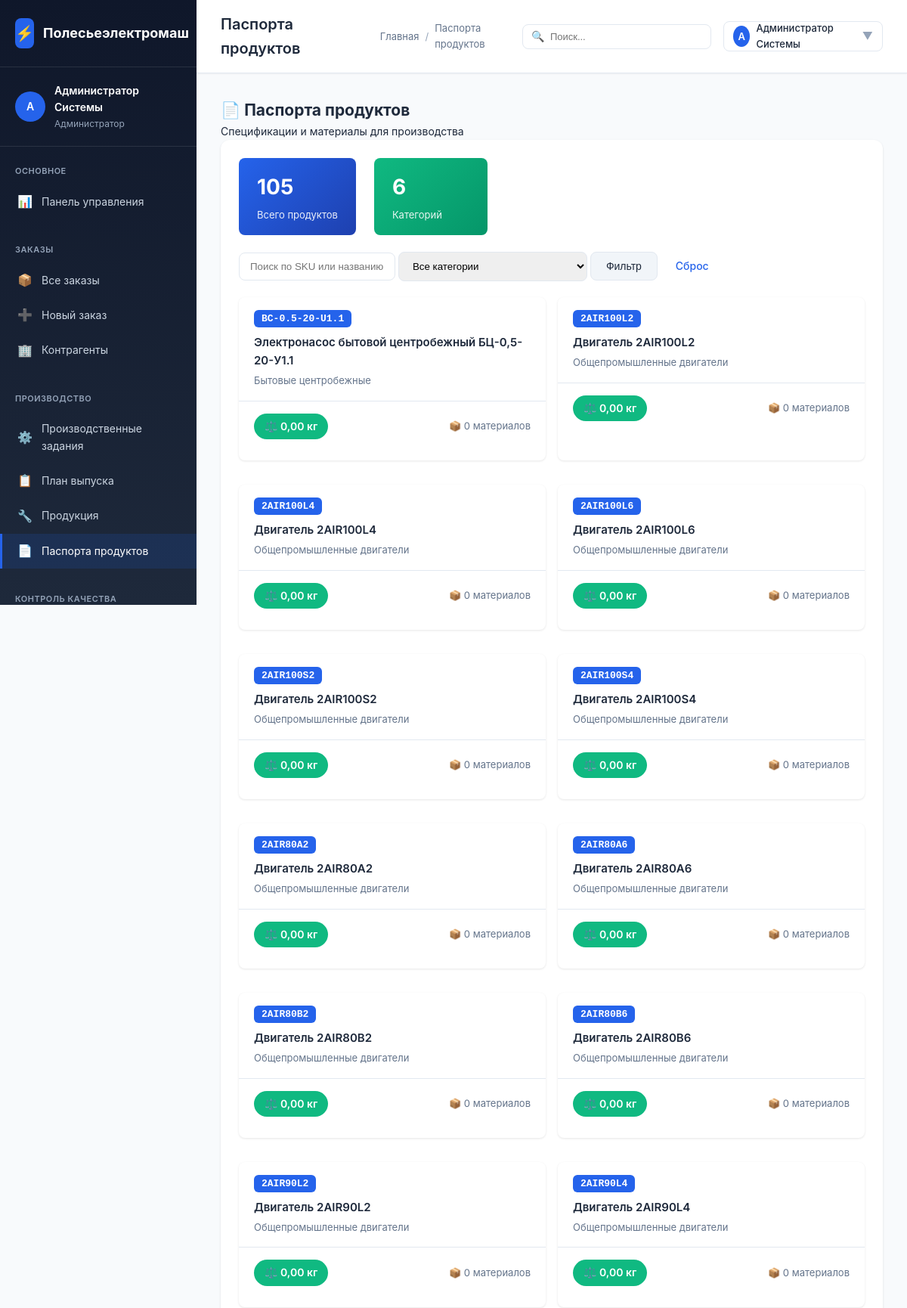
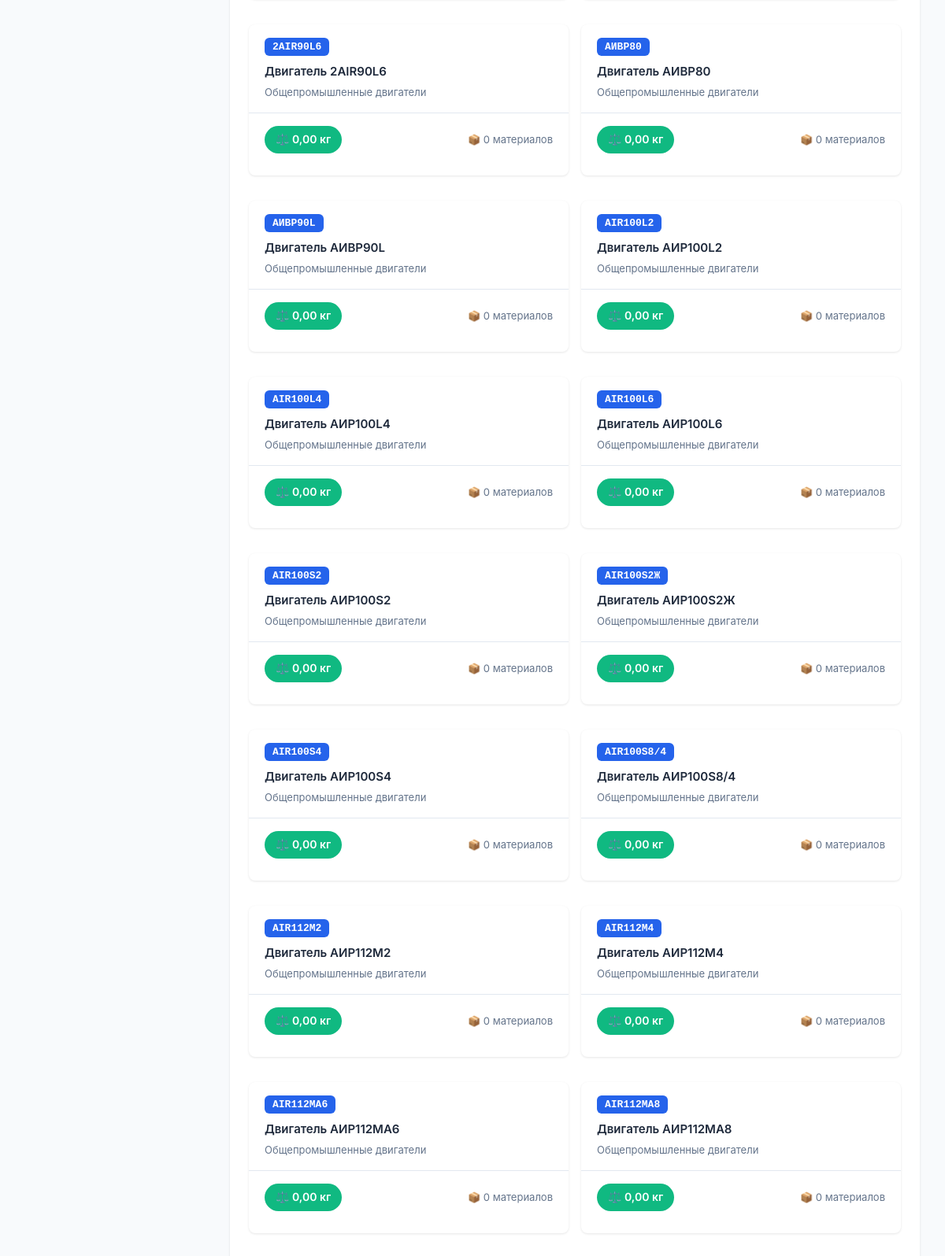
The page /polesie/modules/products/passports.php (signed in, upper part) on the database its author committed (2 pictures, top to bottom).
### tables this page shows
CREATE TABLE `users` (
  `id` INT AUTO_INCREMENT PRIMARY KEY,
  `username` VARCHAR(50) NOT NULL UNIQUE,
  `password_hash` VARCHAR(255) NOT NULL,
  `full_name` VARCHAR(100) NOT NULL,
  `email` VARCHAR(100),
  `role_id` INT,
  `is_active` BOOLEAN DEFAULT TRUE,
  `created_at` TIMESTAMP DEFAULT CURRENT_TIMESTAMP,
  CONSTRAINT `fk_users_role` FOREIGN KEY (`role_id`) REFERENCES `user_roles`(`id`) ON DELETE SET NULL
);

CREATE TABLE `user_roles` (
  `id` INT AUTO_INCREMENT PRIMARY KEY,
  `name` VARCHAR(100) NOT NULL,
  `code` VARCHAR(50) NOT NULL UNIQUE,
  `description` TEXT,
  `permissions` JSON
);

CREATE TABLE `products` (
  `id` INT AUTO_INCREMENT PRIMARY KEY,
  `article` VARCHAR(50) NOT NULL UNIQUE,
  `name` VARCHAR(200) NOT NULL,
  `category_id` INT,
  `base_unit_id` INT,
  `specifications` JSON,
  `image` VARCHAR(255),
  `base_price` DECIMAL(15,2),
  `currency` CHAR(3) DEFAULT 'BYN',
  `is_active` BOOLEAN DEFAULT TRUE,
  `created_at` TIMESTAMP DEFAULT CURRENT_TIMESTAMP,
  CONSTRAINT `fk_prod_category` FOREIGN KEY (`category_id`) REFERENCES `product_categories`(`id`) ON DELETE SET NULL,
  CONSTRAINT `fk_prod_unit` FOREIGN KEY (`base_unit_id`) REFERENCES `base_units`(`id`) ON DELETE SET NULL
);

CREATE TABLE `product_categories` (
  `id` INT AUTO_INCREMENT PRIMARY KEY,
  `parent_id` INT,
  `name` VARCHAR(100) NOT NULL,
  `name_ru` VARCHAR(100),
  `code` VARCHAR(50) UNIQUE,
  `description` TEXT,
  CONSTRAINT `fk_prod_cat_parent` FOREIGN KEY (`parent_id`) REFERENCES `product_categories`(`id`) ON DELETE CASCADE
);

### polesie/config/config.php (called while the page is built, shortened)
<?php
function getDbConnection() {
    static $pdo = null;
    if ($pdo === null) {
        try {
            $dsn = "mysql:host=" . DB_HOST . ";dbname=" . DB_NAME . ";charset=" . DB_CHARSET;
            $options = [
                PDO::ATTR_ERRMODE => PDO::ERRMODE_EXCEPTION,
                PDO::ATTR_DEFAULT_FETCH_MODE => PDO::FETCH_ASSOC,
                PDO::ATTR_EMULATE_PREPARES => false,
            ];
            $pdo = new PDO($dsn, DB_USER, DB_PASS, $options);
        } catch (PDOException $e) {
            die("Ошибка подключения к базе данных: " . $e->getMessage());
        }
    }
    return $pdo;
}
function e($string) {
    return htmlspecialchars($string ?? '', ENT_QUOTES, 'UTF-8');
}
function getCurrentUser() {
    static $user = null;
    if ($user === null) {
        $pdo = getDbConnection();
        $stmt = $pdo->prepare("
            SELECT u.*, r.code as role_code, r.name as role_name
            FROM users u
            JOIN user_roles r ON u.role_id = r.id
            WHERE u.id = ? AND u.is_active = TRUE
        ");
        $stmt->execute([$_SESSION['user_id']]);
        $user = $stmt->fetch();
    }
    return $user;
}
function asset($path) {
    $path = ltrim($path, '/');
    return APP_URL . '/' . $path;
}
function pageUrl($path) {
    $path = ltrim($path, '/');
    return APP_URL . '/' . $path;
}

### polesie/modules/products/passports.php (the view, shortened to what this page needs)
<?php
require_once __DIR__ . '/../../config/config.php';
$user = getCurrentUser();
$pdo = getDbConnection();
$pageTitle = 'Паспорта продуктов';
$search = $_GET['search'] ?? '';
$query = "
    SELECT
        pp.id as passport_id,
        p.id as product_id,
        p.article as sku,
        p.name as product_name,
        pc.name as category_name,
        pc.code as category_code,
        pp.total_weight_kg,
        pp.warranty_months,
        pp.is_serial_tracked,
        pp.production_notes,
        pp.quality_requirements,
        p.specifications
    FROM products p
    LEFT JOIN product_passports pp ON pp.product_id = p.id
    LEFT JOIN product_categories pc ON p.category_id = pc.id
    WHERE p.is_active = TRUE
";
$params = [];
$query .= " ORDER BY pc.name, p.name";
$stmt = $pdo->prepare($query);
$stmt->execute($params);
$passports = $stmt->fetchAll();
$catQuery = "SELECT DISTINCT pc.code, pc.name
             FROM product_categories pc
             JOIN products p ON p.category_id = pc.id
             WHERE p.is_active = TRUE
             ORDER BY pc.name";
$categories = $pdo->query($catQuery)->fetchAll();
$totalProducts = count($passports);
?>
<!DOCTYPE html>
<html lang="ru">
<head>
    <link rel="stylesheet" href="<?= asset('assets/css/style.css') ?>">
</head>
<body>
    <div class="app-container">
        <?php include BASE_PATH . '/includes/sidebar.php'; ?>
        <div class="main-content">
            <?php include BASE_PATH . '/includes/topbar.php'; ?>
            <div class="content-area">
                <div class="content">
                    <div class="page-header">
                        <div class="page-header-title">
                            <h2>📄 Паспорта продуктов</h2>
                            <p>Спецификации и материалы для производства</p>
                        </div>
                    </div>
                    <div class="card">
                        <div class="card-body">
                            <div class="stats-bar">
                                <div class="stat-item">
                                    <div class="stat-value"><?= $totalProducts ?></div>
                                    <div class="stat-label">Всего продуктов</div>
                                </div>
                                <div class="stat-item" style="background: linear-gradient(135deg, #10b981, #059669);">
                                    <div class="stat-value"><?= count($categories) ?></div>
                                    <div class="stat-label">Категорий</div>
                                </div>
                            </div>
                            <form method="GET" class="filter-form">
                                <div class="filter-row">
                                    <input type="text" name="search" placeholder="Поиск по SKU или названию..." value="<?= e($search) ?>"
                                           style="flex: 1; padding: 10px 14px; border: 1px solid var(--border-color); border-radius: var(--border-radius);">
                                    <select name="category" style="width: 250px; padding: 10px 14px; border: 1px solid var(--border-color); border-radius: var(--border-radius);">
                                        <option value="">Все категории</option>
                                    </select>
                                    <button type="submit" class="btn btn-secondary">Фильтр</button>
                                    <a href="passports.php" class="btn btn-outline">Сброс</a>
                                </div>
                            </form>
                            <div style="margin-top: 20px;">
                                <?php if (empty($passports)): ?>
                                    <div class="empty-state">
                                        <div class="empty-state-icon">📄</div>
                                        <h3>Паспорта не найдены</h3>
                                        <p>Паспорта продуктов создаются в базе данных или измените параметры поиска</p>
                                    </div>
                                <?php else: ?>
                                    <div style="display: grid; grid-template-columns: repeat(auto-fill, minmax(350px, 1fr)); gap: 16px;">
                                        <?php foreach ($passports as $index => $passport): ?>
                                            <?php
                                            $matStmt = $pdo->prepare("
                                                SELECT
                                                    ppm.quantity,
                                                    bu.name as unit,
                                                    m.code as material_code,
                                                    m.name_full as material_name,
                                                    mc.name as material_category
                                                FROM product_passport_materials ppm
                                                JOIN materials m ON ppm.material_id = m.id
                                                LEFT JOIN material_categories mc ON m.category_id = mc.id
                                                LEFT JOIN base_units bu ON ppm.unit_id = bu.id
                                                WHERE ppm.passport_id = :passport_id
                                                ORDER BY ppm.sort_order, m.name_full
                                            ");
                                            $matStmt->execute([':passport_id' => $passport['passport_id']]);
                                            $materials = $matStmt->fetchAll();
                                            ?>
                                            <div class="passport-card" data-passport-id="<?= $passport['passport_id'] ?>" onclick="openPassportModal(this)">
                                                <div class="passport-card-header">
                                                    <div>
                                                        <span class="passport-sku"><?= e($passport['sku']) ?></span>
                                                        <div class="passport-title"><?= e($passport['product_name']) ?></div>
                                                        <div class="passport-category"><?= e($passport['category_name'] ?? 'Без категории') ?></div>
                                                    </div>
                                                </div>
                                                <div class="passport-card-body">
                                                    <div style="display: flex; justify-content: space-between; align-items: center;">
                                                        <span class="weight-badge">⚖️ <?= number_format($passport['total_weight_kg'] ?? 0, 2, ',', ' ') ?> кг</span>
                                                        <span style="font-size: 13px; color: var(--text-secondary);">
                                                            📦 <?= count($materials) ?> материалов
                                                        </span>
                                                    </div>
                                                </div>
                                            </div>
                                        <?php endforeach; ?>
                                    </div>
                                <?php endif; ?>
                            </div>
                        </div>
                    </div>
                </div>
            </div>
        </div>
    </div>
</body>
</html>

### polesie/includes/sidebar.php (shortened to what this page needs)
<div class="sidebar">
    <div class="sidebar-header">
        <div class="sidebar-logo">
            <div class="sidebar-logo-icon">⚡</div>
            <span>Полесьеэлектромаш</span>
        </div>
    </div>
    <div class="sidebar-user">
        <div class="sidebar-user-info">
            <div class="sidebar-user-avatar">
                <?= mb_substr($user['full_name'], 0, 1) ?>
            </div>
            <div class="sidebar-user-details">
                <div class="sidebar-user-name"><?= e($user['full_name']) ?></div>
                <div class="sidebar-user-role"><?= e($user['role_name']) ?></div>
            </div>
        </div>
    </div>
    <nav class="sidebar-nav">
        <div class="sidebar-nav-section">
            <div class="sidebar-nav-title">Основное</div>
            <?php
            $currentPath = $_SERVER['PHP_SELF'];
            if (preg_match('#/polesie/(.*)$#i', $currentPath, $matches)) {
                $relativePath = $matches[1];
            } else {
                $relativePath = ltrim($currentPath, '/');
            }
            ?>
            <a href="<?= pageUrl('index.php') ?>" class="sidebar-nav-item <?= $relativePath === 'index.php' ? 'active' : '' ?>">
                <span class="sidebar-nav-icon">📊</span>
                <span>Панель управления</span>
            </a>
        </div>
        <div class="sidebar-nav-section">
            <div class="sidebar-nav-title">Заказы</div>
            <a href="<?= pageUrl('modules/orders/list.php') ?>" class="sidebar-nav-item <?= $relativePath === 'modules/orders/list.php' ? 'active' : '' ?>">
                <span class="sidebar-nav-icon">📦</span>
                <span>Все заказы</span>
            </a>
            <a href="<?= pageUrl('modules/orders/create.php') ?>" class="sidebar-nav-item <?= $relativePath === 'modules/orders/create.php' ? 'active' : '' ?>">
                <span class="sidebar-nav-icon">➕</span>
                <span>Новый заказ</span>
            </a>
            <a href="<?= pageUrl('modules/contractors/list.php') ?>" class="sidebar-nav-item <?= $relativePath === 'modules/contractors/list.php' ? 'active' : '' ?>">
                <span class="sidebar-nav-icon">🏢</span>
                <span>Контрагенты</span>
            </a>
        </div>
        <div class="sidebar-nav-section">
            <div class="sidebar-nav-title">Производство</div>
            <a href="<?= pageUrl('modules/production/list.php') ?>" class="sidebar-nav-item <?= $relativePath === 'modules/production/list.php' ? 'active' : '' ?>">
                <span class="sidebar-nav-icon">⚙️</span>
                <span>Производственные задания</span>
            </a>
            <a href="<?= pageUrl('modules/production/plan.php') ?>" class="sidebar-nav-item <?= $relativePath === 'modules/production/plan.php' ? 'active' : '' ?>">
                <span class="sidebar-nav-icon">📋</span>
                <span>План выпуска</span>
            </a>
            <a href="<?= pageUrl('modules/products/list.php') ?>" class="sidebar-nav-item <?= $relativePath === 'modules/products/list.php' ? 'active' : '' ?>">
                <span class="sidebar-nav-icon">🔧</span>
                <span>Продукция</span>
            </a>
            <a href="<?= pageUrl('modules/products/passports.php') ?>" class="sidebar-nav-item <?= $relativePath === 'modules/products/passports.php' ? 'active' : '' ?>">
                <span class="sidebar-nav-icon">📄</span>
                <span>Паспорта продуктов</span>
            </a>
        </div>
        <div class="sidebar-nav-section">
            <div class="sidebar-nav-title">Контроль качества</div>
        </div>
    </nav>
</div>

### polesie/includes/topbar.php (shortened to what this page needs)
<div class="topbar">
    <div class="topbar-left">
        <h1 class="topbar-title"><?= e($pageTitle) ?></h1>
        <div class="topbar-breadcrumb">
            <a href="<?= pageUrl('index.php') ?>">Главная</a>
            <span class="topbar-breadcrumb-separator">/</span>
            <span><?= e($pageTitle) ?></span>
        </div>
    </div>
    <div class="topbar-right">
        <div style="position: relative;">
            <input
                type="text"
                placeholder="Поиск..."
                style="padding: 8px 14px 8px 36px; border: 1px solid var(--border-color); border-radius: var(--border-radius); width: 250px; font-size: 13px;"
            >
            <span style="position: absolute; left: 12px; top: 50%; transform: translateY(-50%); color: var(--text-muted);">🔍</span>
        </div>
        <div style="position: relative;">
            <div class="topbar-action" onclick="toggleProfileMenu()" style="width: auto; padding: 8px 12px; gap: 8px;">
                <div style="width: 28px; height: 28px; background: var(--primary-color); border-radius: 50%; display: flex; align-items: center; justify-content: center; color: white; font-size: 13px; font-weight: 600;">
                    <?= mb_substr($user['full_name'], 0, 1) ?>
                </div>
                <span style="font-size: 13px; font-weight: 500;"><?= e($user['full_name']) ?></span>
                <span style="color: var(--text-muted);">▼</span>
            </div>
        </div>
    </div>
</div>

### rows shown on the page
users: full_name "А", full_name "Администратор Системы", role.name "Администратор"
products: article "BC-0.5-20-U1.1", name "Электронасос бытовой центробежный БЦ-0,5-20-У1.1", category.name "Бытовые центробежные", total_weight_kg "0,00", count($materials) "0"
products: article "2AIR100L2", name "Двигатель 2AIR100L2", category.name "Общепромышленные двигатели", total_weight_kg "0,00", count($materials) "0"
products: article "2AIR100L4", name "Двигатель 2AIR100L4", category.name "Общепромышленные двигатели", total_weight_kg "0,00", count($materials) "0"
products: article "2AIR100L6", name "Двигатель 2AIR100L6", category.name "Общепромышленные двигатели", total_weight_kg "0,00", count($materials) "0"
products: article "2AIR100S2", name "Двигатель 2AIR100S2", category.name "Общепромышленные двигатели", total_weight_kg "0,00", count($materials) "0"
products: article "2AIR100S4", name "Двигатель 2AIR100S4", category.name "Общепромышленные двигатели", total_weight_kg "0,00", count($materials) "0"
products: article "2AIR80A2", name "Двигатель 2AIR80A2", category.name "Общепромышленные двигатели", total_weight_kg "0,00", count($materials) "0"
products: article "2AIR80A6", name "Двигатель 2AIR80A6", category.name "Общепромышленные двигатели", total_weight_kg "0,00", count($materials) "0"
products: article "2AIR80B2", name "Двигатель 2AIR80B2", category.name "Общепромышленные двигатели", total_weight_kg "0,00", count($materials) "0"
products: article "2AIR80B6", name "Двигатель 2AIR80B6", category.name "Общепромышленные двигатели", total_weight_kg "0,00", count($materials) "0"
products: article "2AIR90L2", name "Двигатель 2AIR90L2", category.name "Общепромышленные двигатели", total_weight_kg "0,00", count($materials) "0"
products: article "2AIR90L4", name "Двигатель 2AIR90L4", category.name "Общепромышленные двигатели", total_weight_kg "0,00", count($materials) "0"
products: article "2AIR90L6", name "Двигатель 2AIR90L6", category.name "Общепромышленные двигатели", total_weight_kg "0,00", count($materials) "0"
products: article "АИВР80", name "Двигатель АИВР80", category.name "Общепромышленные двигатели", total_weight_kg "0,00", count($materials) "0"
products: article "АИВР90L", name "Двигатель АИВР90L", category.name "Общепромышленные двигатели", total_weight_kg "0,00", count($materials) "0"
products: article "AIR100L2", name "Двигатель АИР100L2", category.name "Общепромышленные двигатели", total_weight_kg "0,00", count($materials) "0"
products: article "AIR100L4", name "Двигатель АИР100L4", category.name "Общепромышленные двигатели", total_weight_kg "0,00", count($materials) "0"
products: article "AIR100L6", name "Двигатель АИР100L6", category.name "Общепромышленные двигатели", total_weight_kg "0,00", count($materials) "0"
products: article "AIR100S2", name "Двигатель АИР100S2", category.name "Общепромышленные двигатели", total_weight_kg "0,00", count($materials) "0"
products: article "AIR100S2Ж", name "Двигатель АИР100S2Ж", category.name "Общепромышленные двигатели", total_weight_kg "0,00", count($materials) "0"
products: article "AIR100S4", name "Двигатель АИР100S4", category.name "Общепромышленные двигатели", total_weight_kg "0,00", count($materials) "0"
products: article "AIR100S8/4", name "Двигатель АИР100S8/4", category.name "Общепромышленные двигатели", total_weight_kg "0,00", count($materials) "0"
products: article "AIR112M2", name "Двигатель АИР112M2", category.name "Общепромышленные двигатели", total_weight_kg "0,00", count($materials) "0"
products: article "AIR112M4", name "Двигатель АИР112M4", category.name "Общепромышленные двигатели", total_weight_kg "0,00", count($materials) "0"
products: article "AIR112MA6", name "Двигатель АИР112MA6", category.name "Общепромышленные двигатели", total_weight_kg "0,00", count($materials) "0"
products: article "AIR112MA8", name "Двигатель АИР112MA8", category.name "Общепромышленные двигатели", total_weight_kg "0,00", count($materials) "0"

### other values the page prints
$pageTitle "Паспорта продуктов"
$totalProducts "105"
count($categories) "6"
